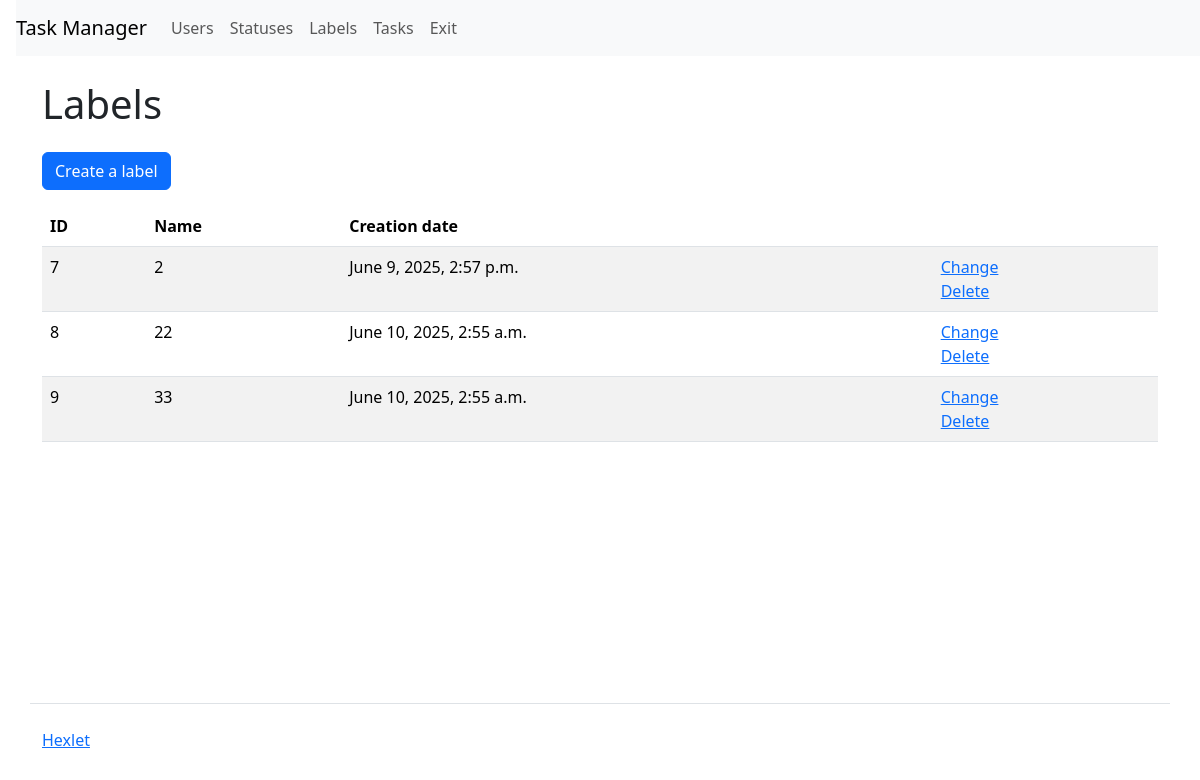
Page /labels/ (signed in) on the committed database.
### task_manager/labels/models.py (models this page shows, shortened)
class Labels(models.Model):
    name = models.TextField(max_length=150, verbose_name=_('Name'))
    created_at = models.DateTimeField(
        auto_now_add=True, verbose_name=_('Creation date')
        )

### task_manager/labels/views.py (the view, shortened to what this page needs)
# urls.py: path('', views.IndexView.as_view(), name='index'),
class IndexView(LoginRequiredMixin, View):
    def dispatch(self, request, *args, **kwargs):
        return super(
            LoginRequiredMixin, self).dispatch(request, *args, **kwargs)
    def get(self, request, *args, **kwargs):
        labels = Labels.objects.all()
        return render(request, 'labels/index.html', context={
            'name': _('Labels'),
            'labels': labels,
        })

### task_manager/templates/labels/index.html
{% extends "index.html" %}
{% load i18n %}
{% block context %}
<a class="btn btn-primary mb-3" href="/labels/create/" role="button">{% translate 'Create a label' %}</a>
<table class="table table-striped">
    <thead>
      <tr>
        <th>ID</th>
        <th>{% translate 'Name' %}</th>
        <th>{% translate 'Creation date' %}</th>
        <th></th>
      </tr>
    </thead>
    <tbody>
      {% if labels %}
      {% for label in labels %}
        <tr>
          <td>{{ label.id }}</td>
          <td>{{ label.name }}</td>
          <td>{{ label.created_at }}</td>
          <td>
            <a href="/labels/{{ label.id }}/update/">{% translate 'Сhange' %}</a>
            <br>
            <a href="/labels/{{ label.id }}/delete/">{% translate 'Delete' %}</a>
          </td>
        </tr>
      {% endfor %}
      {% endif %}
    </tbody>
  </table>
{% endblock %}

### rows in the picture
Labels: id "7", name "2", created_at "June 9, 2025, 2:57 p.m."
Labels: id "8", name "22", created_at "June 10, 2025, 2:55 a.m."
Labels: id "9", name "33", created_at "June 10, 2025, 2:55 a.m."

### other values in the picture
{{ name }} "Labels"
